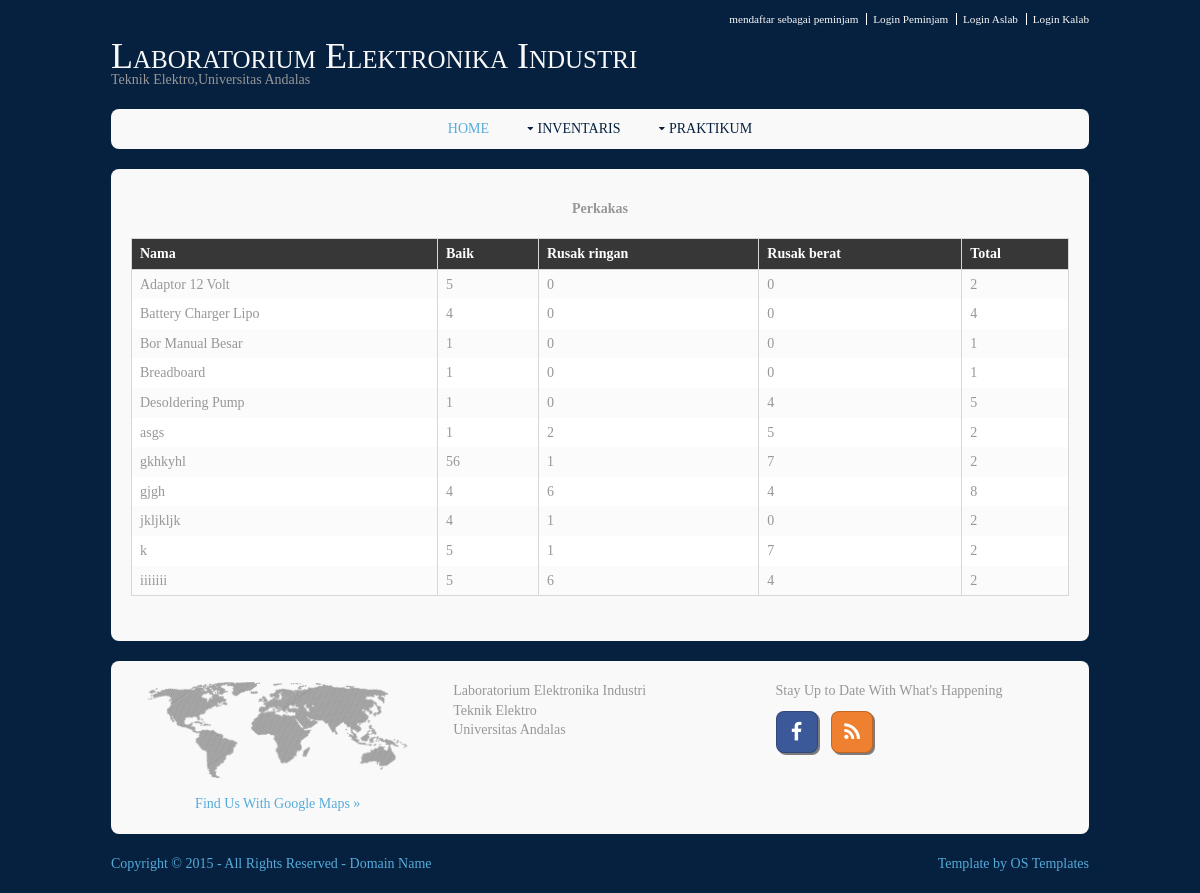
The page /perkakas.php on the database its author committed.
### tables this page shows
CREATE TABLE IF NOT EXISTS `peralatan` (
  `peralatan_id` int(11) NOT NULL,
  `peralatan_nama` varchar(64) NOT NULL,
  `jenis_peralatan_id` int(11) NOT NULL,
  `Baik` int(11) DEFAULT NULL,
  `Rusak_ringan` int(11) DEFAULT NULL,
  `Rusak_berat` int(11) DEFAULT NULL,
  `total` int(11) NOT NULL,
  `Catatan` varchar(64) NOT NULL,
  PRIMARY KEY (`peralatan_id`)
);

### perkakas.php (the view, shortened to what this page needs)
<?php
    $sql = "select Peralatan_nama,Baik,Rusak_ringan,Rusak_berat,total from peralatan where jenis_peralatan_id=1";
    $sql1=mysql_query($sql);
?>
<!DOCTYPE html>
<html>
<head>
<link href="layout/styles/layout.css" rel="stylesheet" type="text/css" media="all">
</head>
<body id="top">
<div class="wrapper row0">
  <div id="topbar" class="clear">
    <nav>
      <ul>
        <li><a href="daftarpeminjam.php">mendaftar sebagai peminjam</a></li>
        <li><a href="loginpeminjam.php">Login Peminjam</a></li>
        <li><a href="login.php">Login Aslab</a></li>
        <li><a href="login.php">Login Kalab</a></li>
      </ul>
    </nav>
  </div>
</div>
<div class="wrapper row1">
  <header id="header" class="clear">
    <div id="logo" class="fl_left">
      <h1><a href="#">Laboratorium Elektronika Industri</a></h1>
      <p>Teknik Elektro,Universitas Andalas</p>
    </div>
  </header>
</div>
<div class="wrapper row2">
  <div class="rounded">
    <nav id="mainav" class="clear">
      <ul class="clear">
        <li class="active"><a href="index.php">Home</a></li>
        <li><a class="drop" href="#">Inventaris</a>
        </li>
        <li><a class="drop" href="#">Praktikum</a>
        </li>
      </ul>
    </nav>
  </div>
</div>
<div class="wrapper row3">
  <div class="rounded">
    <main class="container clear">
        <center>
          <b> Perkakas </b> <br> <br>
        </center>
        <table>
          <tr>
              <th> Nama </th>
               <th> Baik </th>
               <th> Rusak ringan </th>
               <th> Rusak berat </th>
               <th> Total</th>
          </tr>
          <?php
            while ($row=mysql_fetch_assoc($sql1)) {
              echo "<tr>";
              echo "<td>".$row["Peralatan_nama"]."</td>";
              echo "<td>".$row["Baik"]."</td>";
              echo "<td>".$row["Rusak_ringan"]."<t/d>";
              echo "<td>".$row["Rusak_berat"]."</td>";
              echo "<td>".$row["total"]."<t/d>";
               echo "</tr>";
            }
          ?>
        </table>
    </main>
  </div>
</div>
<div class="wrapper row4">
  <div class="rounded">
    <footer id="footer" class="clear">
      <div class="one_third first">
        <figure class="center"><img class="btmspace-15" src="images/demo/worldmap.png" alt="">
          <figcaption><a href="https://www.google.co.id/maps/place/Universitas+Andalas/@-0.914518,100.459528,17z/data=!3m1!4b1!4m2!3m1!1s0x2fd4b7969c6d51df:0xe826014ce459af90">Find Us With Google Maps &raquo;</a></figcaption>
        </figure>
      </div>
      <div class="one_third">
        <address>
        Laboratorium Elektronika Industri <br>
        Teknik Elektro<br>
        Universitas Andalas<br>
        <br>
        </address>
      </div>
      <div class="one_third">
        <p class="nospace btmspace-10">Stay Up to Date With What's Happening</p>
        <ul class="faico clear">
          <li><a class="faicon-facebook" href="#"><i class="fa fa-facebook"></i></a></li>
          <li><a class="faicon-rss" href="#http://laboratoriumelektronikaindustri.blogspot.com/"><i class="fa fa-rss"></i></a></li>
        </ul>
      </div>
    </footer>
  </div>
</div>
<div class="wrapper row5">
  <div id="copyright" class="clear">
    <p class="fl_left">Copyright &copy; 2015 - All Rights Reserved - <a href="#">Domain Name</a></p>
    <p class="fl_right">Template by <a target="_blank" href="http://www.os-templates.com/" title="Free Website Templates">OS Templates</a></p>
  </div>
</div>
</body>
</html>

### layout/styles/layout.css (style rules this page uses)
#topbar { padding:10px 0 0 0; text-align:right; font-size:.8em; }
#topbar li { display:inline; margin-right:3px; padding-right:8px; border-right:1px solid; }
#topbar li:last-child { margin-right:0; padding-right:0; border:none; }
#header #logo h1 { margin:0 0 8px 0; padding:0; font-size:36px; line-height:12px; font-variant:small-caps; font-style:normal; }
#header #logo p { margin:0; padding:0; }
.container { padding:20px 10px; }
#footer { padding:10px; }
#footer .faico { margin-bottom:10px; }
#footer .faico li { margin:0 10px 0 0; }
#footer .faico li:last-child { margin-right:0; }
#footer .faico a { border:1px solid; }
#copyright p { margin:0; padding:0; }
nav ul, nav ol { margin:0; padding:0; list-style:none; }
#mainav .drop::after, #mainav li li .drop::after, #breadcrumb li a::after, .sidebar nav a::after { position:absolute; font-family:"FontAwesome"; font-size:10px; line-height:10px; }
#mainav { text-align:center; text-transform:uppercase; }
#mainav li { display:inline-block; position:relative; margin:0 30px 0 0; padding:0; }
#mainav li:last-child { margin-right:0; }
#mainav li a { display:block; padding:0; }
#mainav .drop { padding-left:15px; }
#mainav .drop::after, #mainav li li .drop::after { content:"\f0d7"; }
#mainav .drop::after { top:5px; left:5px; }
table, th, td { border:1px solid; border-collapse:collapse; vertical-align:top; box-sizing:border-box; }
table, th { table-layout:auto; }
table { width:100%; margin-bottom:15px; }
th, td { padding:5px 8px; }
td { border-width:0 1px; }
.faico { margin:0; padding:0; list-style:none; }
.faico li { display:inline-block; margin:0 2px 0 0; padding:0; line-height:normal; }
.faico li:last-child { margin-right:0; }
.faico a { display:block; width:40px; height:40px; line-height:40px; font-size:20px; text-align:center; }
.faico a { color:#FFFFFF; }
.faicon-facebook { background-color:#3B5998; }
.faicon-rss { background-color:#EE802F; }
.rounded, input, button, textarea, #header input, #footer input, #slide-wrapper figcaption, .avatar, #comments li, .faico a, #twitter, .pagination a, .pagination strong { border-radius:8px; }
body { color:#F9F9F9; background-color:#06213F; }
a { color:#55ABDA; }
.rounded { color:inherit; background-color:#F9F9F9; }
.row0, .row0 a { color:#F9F9F9; background-color:#06213F; }
.row1 { color:#979797; background-color:#06213F; }
.row1 a { color:#F9F9F9; background-color:inherit; }
.row2, .row2 a { color:#06213F; background-color:inherit; }
.row3 { color:#979797; background-color:inherit; }
.row4 { color:#979797; background-color:inherit; }
.row5, .row5 a { color:#55ABDA; background-color:#06213F; }
#topbar li { border-color:#FFFFFF; }
#footer .faico a { box-shadow:2px 2px 0 0 rgba(0,0,0,.5); border-color:rgba(0,0,0,.2); }
#mainav li a { color:inherit; }
#mainav .active a, #mainav a:hover, #mainav li:hover > a { color:#55ABDA; background-color:inherit; }
table, th, td, #comments .avatar, #comments input, #comments textarea { border-color:#D7D7D7; }
th { color:#FFFFFF; background-color:#373737; }
tr, #comments li, #comments input[type="submit"], #comments input[type="reset"] { color:inherit; background-color:#FBFBFB; }
tr:nth-child(odd), #comments li:nth-child(odd) { color:inherit; background-color:#FFFFFF; }
@media screen and (min-width:978px) { .wrapper { max-width:978px; } }

### rows shown on the page
peralatan: peralatan_nama "Adaptor 12 Volt", Baik "5", Rusak_ringan "0", Rusak_berat "0", total "2"
peralatan: peralatan_nama "Battery Charger Lipo", Baik "4", Rusak_ringan "0", Rusak_berat "0", total "4"
peralatan: peralatan_nama "Bor Manual Besar", Baik "1", Rusak_ringan "0", Rusak_berat "0", total "1"
peralatan: peralatan_nama "Breadboard", Baik "1", Rusak_ringan "0", Rusak_berat "0", total "1"
peralatan: peralatan_nama "Desoldering Pump", Baik "1", Rusak_ringan "0", Rusak_berat "4", total "5"
peralatan: peralatan_nama "asgs", Baik "1", Rusak_ringan "2", Rusak_berat "5", total "2"
peralatan: peralatan_nama "gkhkyhl", Baik "56", Rusak_ringan "1", Rusak_berat "7", total "2"
peralatan: peralatan_nama "gjgh", Baik "4", Rusak_ringan "6", Rusak_berat "4", total "8"
peralatan: peralatan_nama "jkljkljk", Baik "4", Rusak_ringan "1", Rusak_berat "0", total "2"
peralatan: peralatan_nama "k", Baik "5", Rusak_ringan "1", Rusak_berat "7", total "2"
peralatan: peralatan_nama "iiiiiii", Baik "5", Rusak_ringan "6", Rusak_berat "4", total "2"
